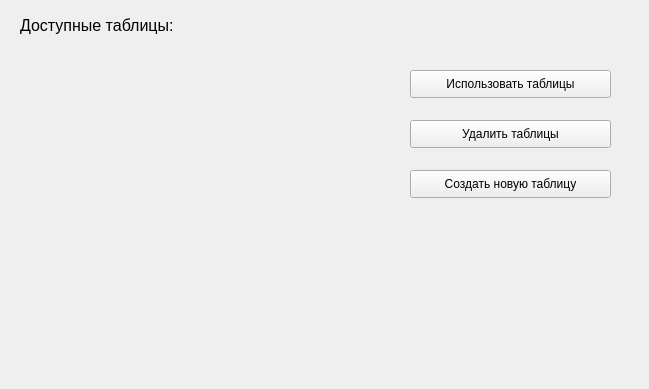
<?xml version="1.0" encoding="UTF-8"?>
<ui version="4.0">
 <class>DB_Form</class>
 <widget class="QWidget" name="DB_Form">
  <property name="geometry">
   <rect>
    <x>0</x>
    <y>0</y>
    <width>649</width>
    <height>389</height>
   </rect>
  </property>
  <property name="sizePolicy">
   <sizepolicy hsizetype="Fixed" vsizetype="Fixed">
    <horstretch>0</horstretch>
    <verstretch>0</verstretch>
   </sizepolicy>
  </property>
  <property name="windowTitle">
   <string>Менеджер баз данных</string>
  </property>
  <widget class="QLabel" name="label">
   <property name="geometry">
    <rect>
     <x>20</x>
     <y>0</y>
     <width>276</width>
     <height>51</height>
    </rect>
   </property>
   <property name="font">
    <font>
     <pointsize>12</pointsize>
    </font>
   </property>
   <property name="text">
    <string>Доступные таблицы:</string>
   </property>
  </widget>
  <widget class="QPushButton" name="delete_table_btn">
   <property name="geometry">
    <rect>
     <x>410</x>
     <y>120</y>
     <width>201</width>
     <height>28</height>
    </rect>
   </property>
   <property name="text">
    <string>Удалить таблицы</string>
   </property>
  </widget>
  <widget class="QPushButton" name="use_table_btn">
   <property name="geometry">
    <rect>
     <x>410</x>
     <y>70</y>
     <width>201</width>
     <height>28</height>
    </rect>
   </property>
   <property name="text">
    <string>Использовать таблицы</string>
   </property>
  </widget>
  <widget class="QPushButton" name="create_table_btn">
   <property name="geometry">
    <rect>
     <x>410</x>
     <y>170</y>
     <width>201</width>
     <height>28</height>
    </rect>
   </property>
   <property name="text">
    <string>Создать новую таблицу</string>
   </property>
  </widget>
 </widget>
 <resources/>
 <connections/>
</ui>
